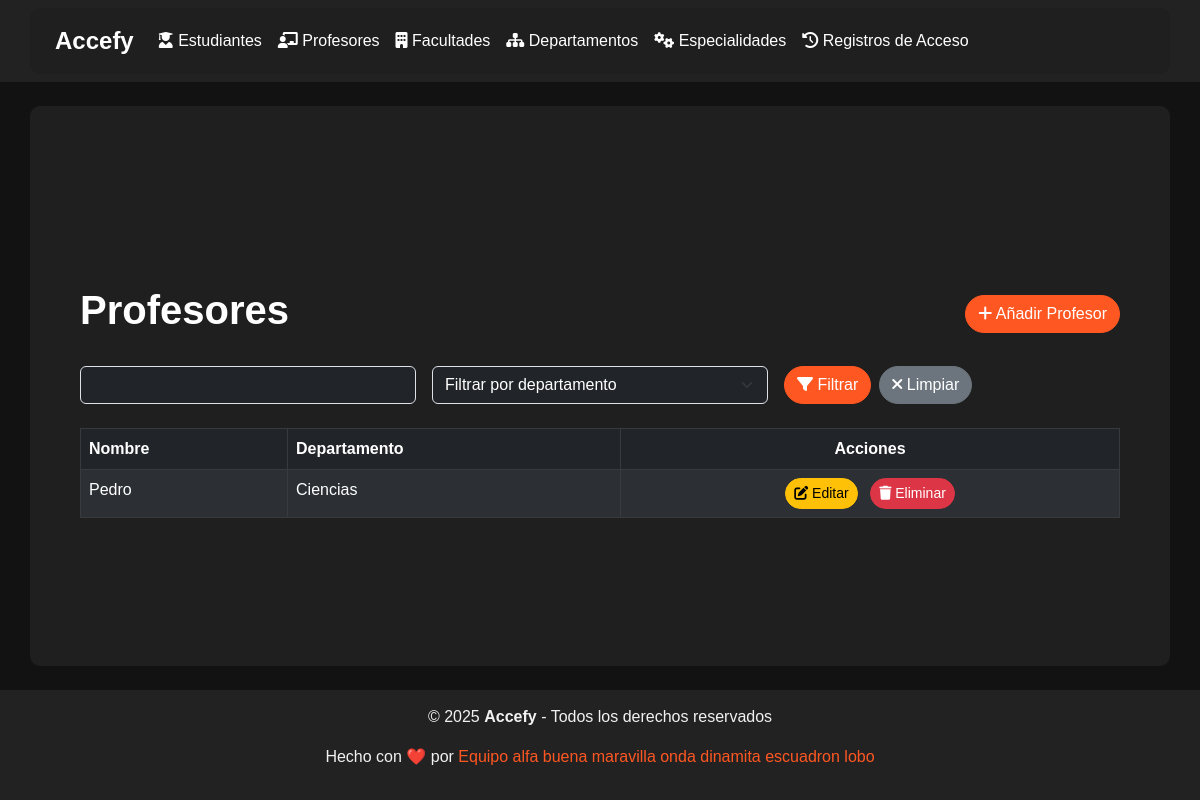
The app's page //professors/, older data.
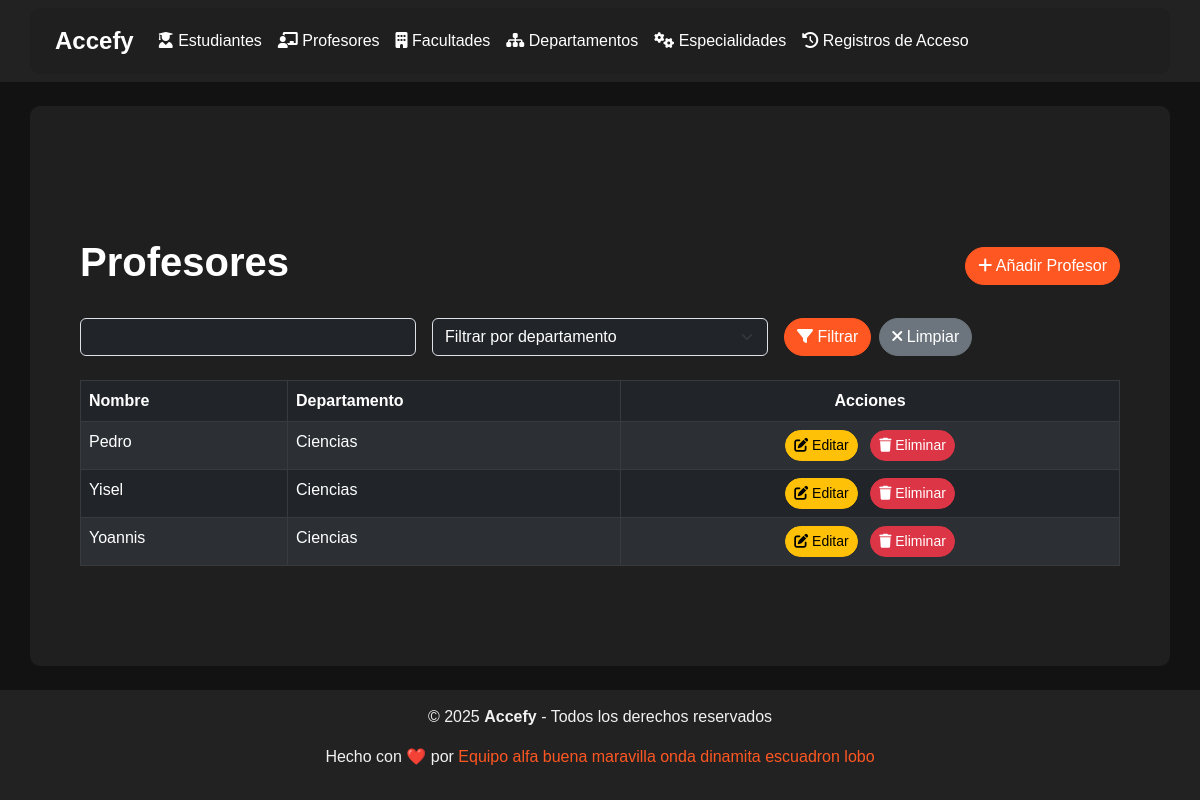
The same page, newer data.
### bibman_app/models.py (models this page shows, shortened)
class Person(models.Model):
    name = models.CharField(max_length=255)  # Full name
    faculty = models.ForeignKey(Faculty, on_delete=models.CASCADE, related_name="persons")  # Faculty
    created_at = models.DateTimeField(auto_now_add=True)  # To track creation time

class Professor(Person):
    department = models.ForeignKey(Department, on_delete=models.SET_NULL, null=True, blank=True, related_name="professors")

class Person(models.Model):
    name = models.CharField(max_length=255)  # Full name
    faculty = models.ForeignKey(Faculty, on_delete=models.CASCADE, related_name="persons")  # Faculty
    created_at = models.DateTimeField(auto_now_add=True)  # To track creation time

class Department(models.Model):
    name = models.CharField(max_length=255)  # Department name
    faculty = models.ForeignKey(Faculty, on_delete=models.CASCADE, related_name="departments")

### bibman_app/views.py (the view)
# urls.py: path("professors/", ProfessorListView.as_view(), name="professor-list"),
class ProfessorListView(ListView):
    model = Professor
    template_name = "professors/professor_list.html"
    context_object_name = "professors"
    def get_context_data(self, **kwargs):
        context = super().get_context_data(**kwargs)
        context['majors'] = Major.objects.all()  # Ensure that you're passing all majors to the context
        context['departments'] = Department.objects.all()  # Ensure that you're passing all departments to the context
        return context
    def get_queryset(self):
        queryset = super().get_queryset()
        name = self.request.GET.get('name')
        major = self.request.GET.get('major')
        academic_year = self.request.GET.get('academic_year')
        if name:
            queryset = queryset.filter(name__icontains=name)
        if major:
            queryset = queryset.filter(major_id=major)
        if academic_year:
            queryset = queryset.filter(academic_year=academic_year)
        return queryset

### bibman_app/templates/professors/professor_list.html (shortened to what this page needs)
{% extends "base.html" %}
{% block content %}
<div class="container mt-5">
  <div class="d-flex justify-content-between align-items-center mb-4">
    <h1 class="text-white">Profesores</h1>
    <a href="{% url 'professor-create' %}" class="btn btn-primary">
      <i class="fas fa-plus"></i> Añadir Profesor
    </a>
  </div>
  <form method="get" class="mb-4">
    <div class="row g-3">
      <div class="col-md-4">
        <input
          type="text"
          name="name"
          class="form-control bg-dark text-white"
          placeholder="Buscar por nombre"
          value="{{ request.GET.name|default:'' }}"
        />
      </div>
      <div class="col-md-4">
        <select
          name="department"
          class="form-select bg-dark text-white"
        >
          <option value="">Filtrar por departamento</option>
        </select>
      </div>
      <div class="col-md-4 d-flex align-items-center">
        <button type="submit" class="btn btn-primary me-2">
          <i class="fas fa-filter"></i> Filtrar
        </button>
        <a href="{% url 'professor-list' %}" class="btn btn-secondary">
          <i class="fas fa-times"></i> Limpiar
        </a>
      </div>
    </div>
  </form>
  {% if professors %}
  <table class="table table-hover table-bordered table-striped table-dark">
    <thead style="background-color: #ff5722; color: white">
      <tr>
        <th>Nombre</th>
        <th>Departamento</th>
        <th class="text-center">Acciones</th>
      </tr>
    </thead>
    <tbody>
      {% for professor in professors %}
      <tr>
        <td>{{ professor.name }}</td>
        <td>{{ professor.department.name|default:"N/A" }}</td>
        <td class="text-center">
          <a
            href="{% url 'professor-edit' professor.id %}"
            class="btn btn-sm btn-warning me-2"
          >
            <i class="fas fa-edit"></i> Editar
          </a>
          <a
            href="{% url 'professor-delete' professor.id %}"
            class="btn btn-sm btn-danger"
          >
            <i class="fas fa-trash"></i> Eliminar
          </a>
        </td>
      </tr>
      {% endfor %}
    </tbody>
  </table>
  {% else %}
  <div class="alert alert-info text-center" role="alert">
    No hay profesores registrados. ¡Añade el primero haciendo clic en
    <strong>Añadir Profesor</strong>!
  </div>
  {% endif %}
</div>
{% endblock %}

Row changes from the older to the newer data that the page shows:
added Professor: name "Yisel", department.name "Ciencias"
added Professor: name "Yoannis", department.name "Ciencias"
